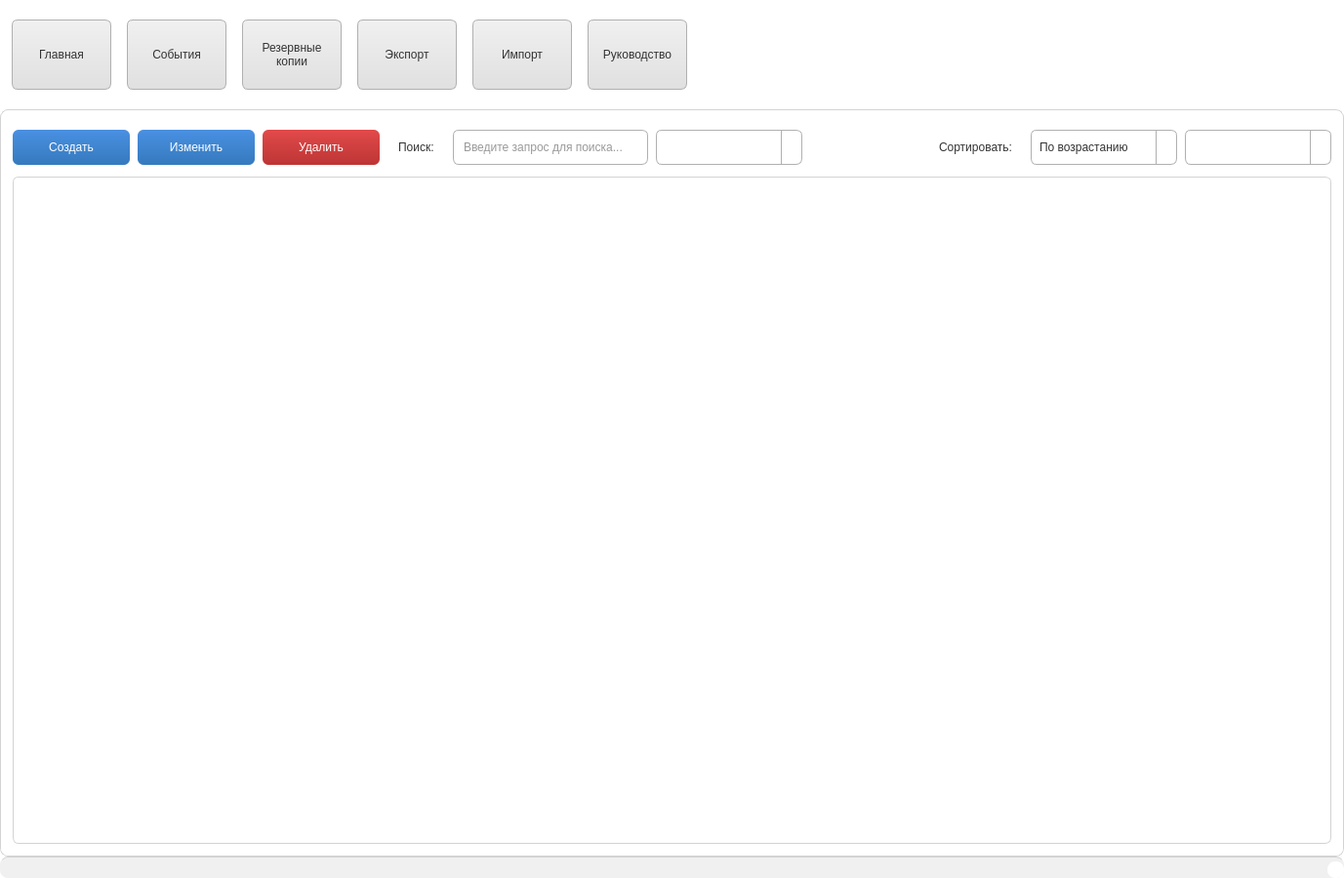
<?xml version="1.0" encoding="UTF-8"?>
<ui version="4.0">
 <class>MainWindow</class>
 <widget class="QMainWindow" name="MainWindow">
  <property name="geometry">
   <rect>
    <x>0</x>
    <y>0</y>
    <width>1377</width>
    <height>900</height>
   </rect>
  </property>
  <property name="sizePolicy">
   <sizepolicy hsizetype="Expanding" vsizetype="Expanding">
    <horstretch>0</horstretch>
    <verstretch>0</verstretch>
   </sizepolicy>
  </property>
  <property name="windowTitle">
   <string>MedShed</string>
  </property>
  <property name="styleSheet">
   <string notr="true">
    QMainWindow {
        background-color: #F5F6F5;
        font: 10pt &quot;Segoe UI&quot;;
        color: #333333;
    }
    QWidget {
        background-color: #FFFFFF;
        border-radius: 8px;
    }
   </string>
  </property>
  <widget class="QWidget" name="centralWidget">
   <property name="sizePolicy">
    <sizepolicy hsizetype="Expanding" vsizetype="Expanding">
     <horstretch>0</horstretch>
     <verstretch>0</verstretch>
    </sizepolicy>
   </property>
   <layout class="QVBoxLayout" name="verticalLayout" stretch="0,1">
    <property name="spacing">
     <number>16</number>
    </property>
    <property name="leftMargin">
     <number>0</number>
    </property>
    <property name="topMargin">
     <number>16</number>
    </property>
    <property name="rightMargin">
     <number>0</number>
    </property>
    <property name="bottomMargin">
     <number>0</number>
    </property>
    <item>
     <layout class="QHBoxLayout" name="horizontalLayout">
      <property name="spacing">
       <number>8</number>
      </property>
      <property name="leftMargin">
       <number>8</number>
      </property>
      <item>
       <widget class="QToolButton" name="main_button">
        <property name="sizePolicy">
         <sizepolicy hsizetype="Fixed" vsizetype="Fixed">
          <horstretch>0</horstretch>
          <verstretch>0</verstretch>
         </sizepolicy>
        </property>
        <property name="minimumSize">
         <size>
          <width>110</width>
          <height>80</height>
         </size>
        </property>
        <property name="maximumSize">
         <size>
          <width>110</width>
          <height>80</height>
         </size>
        </property>
        <property name="styleSheet">
         <string notr="true">
            QToolButton {
                background-color: qlineargradient(spread:pad, x1:0, y1:0, x2:0, y2:1, stop:0 #F0F0F0, stop:1 #E0E0E0);
                border: 1px solid #B0B0B0;
                border-radius: 6px;
                padding: 8px;
                margin: 4px;
                color: #333333;
                font: bold 10pt &quot;Segoe UI&quot;;
                text-align: center;
            }
            QToolButton:hover {
                background-color: qlineargradient(spread:pad, x1:0, y1:0, x2:0, y2:1, stop:0 #E0E0E0, stop:1 #D0D0D0);
                border: 1px solid #909090;
            }
            QToolButton:pressed {
                background-color: qlineargradient(spread:pad, x1:0, y1:0, x2:0, y2:1, stop:0 #D0D0D0, stop:1 #C0C0C0);
                border: 1px solid #707070;
            }
            QToolButton:checked {
                background-color: qlineargradient(spread:pad, x1:0, y1:0, x2:0, y2:1, stop:0 #A0C0FF, stop:1 #80A0FF);
                border: 1px solid #6090FF;
            }
            QToolButton::icon {
                padding-bottom: 4px;
            }
         </string>
        </property>
        <property name="text">
         <string>Главная</string>
        </property>
        <property name="icon">
         <iconset theme="QIcon::ThemeIcon::GoHome"/>
        </property>
        <property name="toolButtonStyle">
         <enum>Qt::ToolButtonStyle::ToolButtonTextUnderIcon</enum>
        </property>
       </widget>
      </item>
      <item>
       <widget class="QToolButton" name="event_button">
        <property name="sizePolicy">
         <sizepolicy hsizetype="Fixed" vsizetype="Fixed">
          <horstretch>0</horstretch>
          <verstretch>0</verstretch>
         </sizepolicy>
        </property>
        <property name="minimumSize">
         <size>
          <width>110</width>
          <height>80</height>
         </size>
        </property>
        <property name="maximumSize">
         <size>
          <width>110</width>
          <height>80</height>
         </size>
        </property>
        <property name="styleSheet">
         <string notr="true">
            QToolButton {
                background-color: qlineargradient(spread:pad, x1:0, y1:0, x2:0, y2:1, stop:0 #F0F0F0, stop:1 #E0E0E0);
                border: 1px solid #B0B0B0;
                border-radius: 6px;
                padding: 8px;
                margin: 4px;
                color: #333333;
                font: bold 10pt &quot;Segoe UI&quot;;
                text-align: center;
            }
            QToolButton:hover {
                background-color: qlineargradient(spread:pad, x1:0, y1:0, x2:0, y2:1, stop:0 #E0E0E0, stop:1 #D0D0D0);
                border: 1px solid #909090;
            }
            QToolButton:pressed {
                background-color: qlineargradient(spread:pad, x1:0, y1:0, x2:0, y2:1, stop:0 #D0D0D0, stop:1 #C0C0C0);
                border: 1px solid #707070;
            }
            QToolButton:checked {
                background-color: qlineargradient(spread:pad, x1:0, y1:0, x2:0, y2:1, stop:0 #A0C0FF, stop:1 #80A0FF);
                border: 1px solid #6090FF;
            }
            QToolButton::icon {
                padding-bottom: 4px;
            }
         </string>
        </property>
        <property name="text">
         <string>События</string>
        </property>
        <property name="icon">
         <iconset theme="QIcon::ThemeIcon::DocumentOpenRecent"/>
        </property>
        <property name="toolButtonStyle">
         <enum>Qt::ToolButtonStyle::ToolButtonTextUnderIcon</enum>
        </property>
       </widget>
      </item>
      <item>
       <widget class="QToolButton" name="backups_button">
        <property name="sizePolicy">
         <sizepolicy hsizetype="Fixed" vsizetype="Fixed">
          <horstretch>0</horstretch>
          <verstretch>0</verstretch>
         </sizepolicy>
        </property>
        <property name="minimumSize">
         <size>
          <width>110</width>
          <height>80</height>
         </size>
        </property>
        <property name="maximumSize">
         <size>
          <width>110</width>
          <height>80</height>
         </size>
        </property>
        <property name="styleSheet">
         <string notr="true">
            QToolButton {
                background-color: qlineargradient(spread:pad, x1:0, y1:0, x2:0, y2:1, stop:0 #F0F0F0, stop:1 #E0E0E0);
                border: 1px solid #B0B0B0;
                border-radius: 6px;
                padding: 8px;
                margin: 4px;
                color: #333333;
                font: bold 10pt &quot;Segoe UI&quot;;
                text-align: center;
            }
            QToolButton:hover {
                background-color: qlineargradient(spread:pad, x1:0, y1:0, x2:0, y2:1, stop:0 #E0E0E0, stop:1 #D0D0D0);
                border: 1px solid #909090;
            }
            QToolButton:pressed {
                background-color: qlineargradient(spread:pad, x1:0, y1:0, x2:0, y2:1, stop:0 #D0D0D0, stop:1 #C0C0C0);
                border: 1px solid #707070;
            }
            QToolButton:checked {
                background-color: qlineargradient(spread:pad, x1:0, y1:0, x2:0, y2:1, stop:0 #A0C0FF, stop:1 #80A0FF);
                border: 1px solid #6090FF;
            }
            QToolButton::icon {
                padding-bottom: 4px;
            }
         </string>
        </property>
        <property name="text">
         <string>Резервные
копии</string>
        </property>
        <property name="icon">
         <iconset theme="QIcon::ThemeIcon::EditCopy"/>
        </property>
        <property name="toolButtonStyle">
         <enum>Qt::ToolButtonStyle::ToolButtonTextUnderIcon</enum>
        </property>
       </widget>
      </item>
      <item>
       <widget class="QToolButton" name="export_button">
        <property name="sizePolicy">
         <sizepolicy hsizetype="Fixed" vsizetype="Fixed">
          <horstretch>0</horstretch>
          <verstretch>0</verstretch>
         </sizepolicy>
        </property>
        <property name="minimumSize">
         <size>
          <width>110</width>
          <height>80</height>
         </size>
        </property>
        <property name="maximumSize">
         <size>
          <width>110</width>
          <height>80</height>
         </size>
        </property>
        <property name="styleSheet">
         <string notr="true">
            QToolButton {
                background-color: qlineargradient(spread:pad, x1:0, y1:0, x2:0, y2:1, stop:0 #F0F0F0, stop:1 #E0E0E0);
                border: 1px solid #B0B0B0;
                border-radius: 6px;
                padding: 8px;
                margin: 4px;
                color: #333333;
                font: bold 10pt &quot;Segoe UI&quot;;
                text-align: center;
            }
            QToolButton:hover {
                background-color: qlineargradient(spread:pad, x1:0, y1:0, x2:0, y2:1, stop:0 #E0E0E0, stop:1 #D0D0D0);
                border: 1px solid #909090;
            }
            QToolButton:pressed {
                background-color: qlineargradient(spread:pad, x1:0, y1:0, x2:0, y2:1, stop:0 #D0D0D0, stop:1 #C0C0C0);
                border: 1px solid #707070;
            }
            QToolButton:checked {
                background-color: qlineargradient(spread:pad, x1:0, y1:0, x2:0, y2:1, stop:0 #A0C0FF, stop:1 #80A0FF);
                border: 1px solid #6090FF;
            }
            QToolButton::icon {
                padding-bottom: 4px;
            }
         </string>
        </property>
        <property name="text">
         <string>Экспорт</string>
        </property>
        <property name="icon">
         <iconset theme="QIcon::ThemeIcon::DocumentSend"/>
        </property>
        <property name="toolButtonStyle">
         <enum>Qt::ToolButtonStyle::ToolButtonTextUnderIcon</enum>
        </property>
       </widget>
      </item>
      <item>
       <widget class="QToolButton" name="import_button">
        <property name="sizePolicy">
         <sizepolicy hsizetype="Fixed" vsizetype="Fixed">
          <horstretch>0</horstretch>
          <verstretch>0</verstretch>
         </sizepolicy>
        </property>
        <property name="minimumSize">
         <size>
          <width>110</width>
          <height>80</height>
         </size>
        </property>
        <property name="maximumSize">
         <size>
          <width>110</width>
          <height>80</height>
         </size>
        </property>
        <property name="styleSheet">
         <string notr="true">
            QToolButton {
                background-color: qlineargradient(spread:pad, x1:0, y1:0, x2:0, y2:1, stop:0 #F0F0F0, stop:1 #E0E0E0);
                border: 1px solid #B0B0B0;
                border-radius: 6px;
                padding: 8px;
                margin: 4px;
                color: #333333;
                font: bold 10pt &quot;Segoe UI&quot;;
                text-align: center;
            }
            QToolButton:hover {
                background-color: qlineargradient(spread:pad, x1:0, y1:0, x2:0, y2:1, stop:0 #E0E0E0, stop:1 #D0D0D0);
                border: 1px solid #909090;
            }
            QToolButton:pressed {
                background-color: qlineargradient(spread:pad, x1:0, y1:0, x2:0, y2:1, stop:0 #D0D0D0, stop:1 #C0C0C0);
                border: 1px solid #707070;
            }
            QToolButton:checked {
                background-color: qlineargradient(spread:pad, x1:0, y1:0, x2:0, y2:1, stop:0 #A0C0FF, stop:1 #80A0FF);
                border: 1px solid #6090FF;
            }
            QToolButton::icon {
                padding-bottom: 4px;
            }
         </string>
        </property>
        <property name="text">
         <string>Импорт</string>
        </property>
        <property name="icon">
         <iconset theme="QIcon::ThemeIcon::MailSend"/>
        </property>
        <property name="popupMode">
         <enum>QToolButton::ToolButtonPopupMode::DelayedPopup</enum>
        </property>
        <property name="toolButtonStyle">
         <enum>Qt::ToolButtonStyle::ToolButtonTextUnderIcon</enum>
        </property>
        <property name="arrowType">
         <enum>Qt::ArrowType::NoArrow</enum>
        </property>
       </widget>
      </item>
      <item>
       <widget class="QToolButton" name="guide_button">
        <property name="minimumSize">
         <size>
          <width>110</width>
          <height>80</height>
         </size>
        </property>
        <property name="maximumSize">
         <size>
          <width>110</width>
          <height>80</height>
         </size>
        </property>
        <property name="styleSheet">
         <string notr="true">
            QToolButton {
                background-color: qlineargradient(spread:pad, x1:0, y1:0, x2:0, y2:1, stop:0 #F0F0F0, stop:1 #E0E0E0);
                border: 1px solid #B0B0B0;
                border-radius: 6px;
                padding: 8px;
                margin: 4px;
                color: #333333;
                font: bold 10pt &quot;Segoe UI&quot;;
                text-align: center;
            }
            QToolButton:hover {
                background-color: qlineargradient(spread:pad, x1:0, y1:0, x2:0, y2:1, stop:0 #E0E0E0, stop:1 #D0D0D0);
                border: 1px solid #909090;
            }
            QToolButton:pressed {
                background-color: qlineargradient(spread:pad, x1:0, y1:0, x2:0, y2:1, stop:0 #D0D0D0, stop:1 #C0C0C0);
                border: 1px solid #707070;
            }
            QToolButton:checked {
                background-color: qlineargradient(spread:pad, x1:0, y1:0, x2:0, y2:1, stop:0 #A0C0FF, stop:1 #80A0FF);
                border: 1px solid #6090FF;
            }
            QToolButton::icon {
                padding-bottom: 4px;
            }
         </string>
        </property>
        <property name="text">
         <string>Руководство</string>
        </property>
        <property name="icon">
         <iconset theme="QIcon::ThemeIcon::DocumentPageSetup"/>
        </property>
        <property name="toolButtonStyle">
         <enum>Qt::ToolButtonStyle::ToolButtonTextUnderIcon</enum>
        </property>
       </widget>
      </item>
      <item>
       <spacer name="horizontalSpacer">
        <property name="orientation">
         <enum>Qt::Orientation::Horizontal</enum>
        </property>
        <property name="sizeHint" stdset="0">
         <size>
          <width>40</width>
          <height>20</height>
         </size>
        </property>
       </spacer>
      </item>
     </layout>
    </item>
    <item>
     <widget class="QStackedWidget" name="stackedWidget">
      <property name="sizePolicy">
       <sizepolicy hsizetype="Expanding" vsizetype="Expanding">
        <horstretch>0</horstretch>
        <verstretch>1</verstretch>
       </sizepolicy>
      </property>
      <property name="styleSheet">
       <string notr="true">
        QStackedWidget {
            background-color: #FFFFFF;
            border: 1px solid #D3D3D3;
            border-radius: 8px;
            padding-top: 8px;
        }
       </string>
      </property>
      <property name="currentIndex">
       <number>0</number>
      </property>
      <widget class="QWidget" name="main_page">
       <property name="sizePolicy">
        <sizepolicy hsizetype="Expanding" vsizetype="Expanding">
         <horstretch>0</horstretch>
         <verstretch>0</verstretch>
        </sizepolicy>
       </property>
       <layout class="QVBoxLayout" name="verticalLayout_2">
        <property name="spacing">
         <number>12</number>
        </property>
        <property name="leftMargin">
         <number>12</number>
        </property>
        <property name="topMargin">
         <number>12</number>
        </property>
        <property name="rightMargin">
         <number>12</number>
        </property>
        <property name="bottomMargin">
         <number>12</number>
        </property>
        <item>
         <layout class="QHBoxLayout" name="buttonLayout">
          <property name="spacing">
           <number>8</number>
          </property>
          <item>
           <widget class="QPushButton" name="create_button">
            <property name="minimumSize">
             <size>
              <width>120</width>
              <height>36</height>
             </size>
            </property>
            <property name="styleSheet">
             <string notr="true">
                QPushButton {
                    background-color: qlineargradient(spread:pad, x1:0, y1:0, x2:0, y2:1, stop:0 #4A90E2, stop:1 #357ABD);
                    color: #FFFFFF;
                    border: none;
                    border-radius: 6px;
                    padding: 10px;
                    font: bold 10pt &quot;Segoe UI&quot;;
                }
                QPushButton:hover {
                    background-color: qlineargradient(spread:pad, x1:0, y1:0, x2:0, y2:1, stop:0 #357ABD, stop:1 #2D5D9F);
                }
                QPushButton:pressed {
                    background-color: qlineargradient(spread:pad, x1:0, y1:0, x2:0, y2:1, stop:0 #2D5D9F, stop:1 #254C80);
                }
                QPushButton:disabled {
                    background-color: #CCCCCC;
                    color: #666666;
                }
             </string>
            </property>
            <property name="text">
             <string>Создать</string>
            </property>
           </widget>
          </item>
          <item>
           <widget class="QPushButton" name="edit_button">
            <property name="minimumSize">
             <size>
              <width>120</width>
              <height>36</height>
             </size>
            </property>
            <property name="styleSheet">
             <string notr="true">
                QPushButton {
                    background-color: qlineargradient(spread:pad, x1:0, y1:0, x2:0, y2:1, stop:0 #4A90E2, stop:1 #357ABD);
                    color: #FFFFFF;
                    border: none;
                    border-radius: 6px;
                    padding: 10px;
                    font: bold 10pt &quot;Segoe UI&quot;;
                }
                QPushButton:hover {
                    background-color: qlineargradient(spread:pad, x1:0, y1:0, x2:0, y2:1, stop:0 #357ABD, stop:1 #2D5D9F);
                }
                QPushButton:pressed {
                    background-color: qlineargradient(spread:pad, x1:0, y1:0, x2:0, y2:1, stop:0 #2D5D9F, stop:1 #254C80);
                }
                QPushButton:disabled {
                    background-color: #CCCCCC;
                    color: #666666;
                }
             </string>
            </property>
            <property name="text">
             <string>Изменить</string>
            </property>
           </widget>
          </item>
          <item>
           <widget class="QPushButton" name="delete_button">
            <property name="minimumSize">
             <size>
              <width>120</width>
              <height>36</height>
             </size>
            </property>
            <property name="styleSheet">
             <string notr="true">
                QPushButton {
                    background-color: qlineargradient(spread:pad, x1:0, y1:0, x2:0, y2:1, stop:0 #E24A4A, stop:1 #BD3535);
                    color: #FFFFFF;
                    border: none;
                    border-radius: 6px;
                    padding: 10px;
                    font: bold 10pt &quot;Segoe UI&quot;;
                }
                QPushButton:hover {
                    background-color: qlineargradient(spread:pad, x1:0, y1:0, x2:0, y2:1, stop:0 #BD3535, stop:1 #9F2D2D);
                }
                QPushButton:pressed {
                    background-color: qlineargradient(spread:pad, x1:0, y1:0, x2:0, y2:1, stop:0 #9F2D2D, stop:1 #802525);
                }
                QPushButton:disabled {
                    background-color: #CCCCCC;
                    color: #666666;
                }
             </string>
            </property>
            <property name="text">
             <string>Удалить</string>
            </property>
           </widget>
          </item>
          <item>
           <widget class="QLabel" name="searchLabel">
            <property name="styleSheet">
             <string notr="true">
                QLabel {
                    color: #333333;
                    font: 10pt &quot;Segoe UI&quot;;
                    padding: 8px;
                }
             </string>
            </property>
            <property name="text">
             <string>Поиск:</string>
            </property>
           </widget>
          </item>
          <item>
           <widget class="QLineEdit" name="searchLineEdit">
            <property name="minimumSize">
             <size>
              <width>200</width>
              <height>36</height>
             </size>
            </property>
            <property name="styleSheet">
             <string notr="true">
                QLineEdit {
                    background-color: #FFFFFF;
                    border: 1px solid #B0B0B0;
                    border-radius: 6px;
                    padding: 8px;
                    color: #333333;
                    font: 10pt &quot;Segoe UI&quot;;
                }
                QLineEdit:focus {
                    border: 1px solid #4A90E2;
                    background-color: #F9FAFB;
                }
                QLineEdit::placeholder {
                    color: #999999;
                }
             </string>
            </property>
            <property name="placeholderText">
             <string>Введите запрос для поиска...</string>
            </property>
           </widget>
          </item>
          <item>
           <widget class="QComboBox" name="searchColumnComboBox">
            <property name="minimumSize">
             <size>
              <width>150</width>
              <height>36</height>
             </size>
            </property>
            <property name="styleSheet">
             <string notr="true">
                QComboBox {
                    background-color: #FFFFFF;
                    border: 1px solid #B0B0B0;
                    border-radius: 6px;
                    padding: 8px;
                    color: #333333;
                    font: 10pt &quot;Segoe UI&quot;;
                }
                QComboBox:hover {
                    border: 1px solid #909090;
                }
                QComboBox:focus {
                    border: 1px solid #4A90E2;
                }
                QComboBox::drop-down {
                    subcontrol-origin: padding;
                    subcontrol-position: top right;
                    width: 20px;
                    border-left: 1px solid #B0B0B0;
                    border-top-right-radius: 6px;
                    border-bottom-right-radius: 6px;
                }
                QComboBox::down-arrow {
                    image: url(:/icons/down-arrow.png);
                }
             </string>
            </property>
           </widget>
          </item>
          <item>
           <spacer name="horizontalSpacer_2">
            <property name="orientation">
             <enum>Qt::Orientation::Horizontal</enum>
            </property>
            <property name="sizeHint" stdset="0">
             <size>
              <width>40</width>
              <height>20</height>
             </size>
            </property>
           </spacer>
          </item>
          <item>
           <widget class="QLabel" name="sortLabel">
            <property name="styleSheet">
             <string notr="true">
                QLabel {
                    color: #333333;
                    font: 10pt &quot;Segoe UI&quot;;
                    padding: 8px;
                }
             </string>
            </property>
            <property name="text">
             <string>Сортировать:</string>
            </property>
           </widget>
          </item>
          <item>
           <widget class="QComboBox" name="sortOrderComboBox">
            <property name="minimumSize">
             <size>
              <width>150</width>
              <height>36</height>
             </size>
            </property>
            <property name="styleSheet">
             <string notr="true">
                QComboBox {
                    background-color: #FFFFFF;
                    border: 1px solid #B0B0B0;
                    border-radius: 6px;
                    padding: 8px;
                    color: #333333;
                    font: 10pt &quot;Segoe UI&quot;;
                }
                QComboBox:hover {
                    border: 1px solid #909090;
                }
                QComboBox:focus {
                    border: 1px solid #4A90E2;
                }
                QComboBox::drop-down {
                    subcontrol-origin: padding;
                    subcontrol-position: top right;
                    width: 20px;
                    border-left: 1px solid #B0B0B0;
                    border-top-right-radius: 6px;
                    border-bottom-right-radius: 6px;
                }
                QComboBox::down-arrow {
                    image: url(:/icons/down-arrow.png);
                }
             </string>
            </property>
            <item>
             <property name="text">
              <string>По возрастанию</string>
             </property>
            </item>
            <item>
             <property name="text">
              <string>По убыванию</string>
             </property>
            </item>
           </widget>
          </item>
          <item>
           <widget class="QComboBox" name="sortColumnComboBox">
            <property name="minimumSize">
             <size>
              <width>150</width>
              <height>36</height>
             </size>
            </property>
            <property name="styleSheet">
             <string notr="true">
                QComboBox {
                    background-color: #FFFFFF;
                    border: 1px solid #B0B0B0;
                    border-radius: 6px;
                    padding: 8px;
                    color: #333333;
                    font: 10pt &quot;Segoe UI&quot;;
                }
                QComboBox:hover {
                    border: 1px solid #909090;
                }
                QComboBox:focus {
                    border: 1px solid #4A90E2;
                }
                QComboBox::drop-down {
                    subcontrol-origin: padding;
                    subcontrol-position: top right;
                    width: 20px;
                    border-left: 1px solid #B0B0B0;
                    border-top-right-radius: 6px;
                    border-bottom-right-radius: 6px;
                }
                QComboBox::down-arrow {
                    image: url(:/icons/down-arrow.png);
                }
             </string>
            </property>
           </widget>
          </item>
         </layout>
        </item>
        <item>
         <widget class="QTableView" name="tableView">
          <property name="sizePolicy">
           <sizepolicy hsizetype="Expanding" vsizetype="Expanding">
            <horstretch>0</horstretch>
            <verstretch>0</verstretch>
           </sizepolicy>
          </property>
          <property name="styleSheet">
           <string notr="true"> QTableView {
                background-color: #FFFFFF;
                border: 1px solid #D3D3D3;
                gridline-color: #E0E0E0;
                font: 9pt &quot;Segoe UI&quot;;
                color: #333333;
                border-radius: 6px;
                padding: 4px;
            }
            QTableView::item {
                padding: 8px;
                white-space: normal;
                word-wrap: break-word;
                text-align: center;
            }
            QTableView::item:nth-child(even) {
                background-color: #F9FAFB;
            }
            QTableView::item:nth-child(odd) {
                background-color: #FFFFFF;
            }
            QTableView::item:selected {
                background-color: #4A90E2;
                color: #FFFFFF;
                border: 1px solid #357ABD;
            }
QHeaderView::section {
    background-color: qlineargradient(spread:pad, x1:0, y1:0, x2:0, y2:1, stop:0 #E8F5E9, stop:1 #D4EFDF);
    color: #333333;
    font: bold 10pt &quot;Segoe UI&quot;;
    padding: 8px;
    border: 1px solid #A0A0B0;
    border-bottom: 2px solid #78909C;
    text-align: center;
    min-height: 40px;
  }
            QHeaderView::section:first {
                border-left: 1px solid #D3D3D3;
            }
            QHeaderView::section:last {
                border-right: 1px solid #D3D3D3;
            }
            QScrollBar:vertical, QScrollBar:horizontal {
                background: #F0F0F0;
                border: 1px solid #D3D3D3;
                border-radius: 4px;
            }
            QScrollBar::handle {
                background: #B0B0B0;
                border-radius: 4px;
            }
            QScrollBar::handle:hover {
                background: #909090;
            }</string>
          </property>
         </widget>
        </item>
       </layout>
      </widget>
      <widget class="QWidget" name="event_page">
       <layout class="QVBoxLayout" name="verticalLayout_events">
        <property name="spacing">
         <number>12</number>
        </property>
        <property name="leftMargin">
         <number>12</number>
        </property>
        <property name="topMargin">
         <number>12</number>
        </property>
        <property name="rightMargin">
         <number>12</number>
        </property>
        <property name="bottomMargin">
         <number>12</number>
        </property>
        <item>
         <layout class="QHBoxLayout" name="eventButtonLayout">
          <property name="spacing">
           <number>8</number>
          </property>
          <item>
           <widget class="QPushButton" name="create_event_button">
            <property name="minimumSize">
             <size>
              <width>140</width>
              <height>36</height>
             </size>
            </property>
            <property name="styleSheet">
             <string notr="true">
                QPushButton {
                    background-color: qlineargradient(spread:pad, x1:0, y1:0, x2:0, y2:1, stop:0 #4A90E2, stop:1 #357ABD);
                    color: #FFFFFF;
                    border: none;
                    border-radius: 6px;
                    padding: 10px;
                    font: bold 10pt &quot;Segoe UI&quot;;
                }
                QPushButton:hover {
                    background-color: qlineargradient(spread:pad, x1:0, y1:0, x2:0, y2:1, stop:0 #357ABD, stop:1 #2D5D9F);
                }
                QPushButton:pressed {
                    background-color: qlineargradient(spread:pad, x1:0, y1:0, x2:0, y2:1, stop:0 #2D5D9F, stop:1 #254C80);
                }
                QPushButton:disabled {
                    background-color: #CCCCCC;
                    color: #666666;
                }
             </string>
            </property>
            <property name="text">
             <string>Создать событие</string>
            </property>
           </widget>
          </item>
          <item>
           <widget class="QPushButton" name="edit_event_button">
            <property name="minimumSize">
             <size>
              <width>140</width>
              <height>36</height>
             </size>
            </property>
            <property name="styleSheet">
             <string notr="true">
                QPushButton {
                    background-color: qlineargradient(spread:pad, x1:0, y1:0, x2:0, y2:1, stop:0 #4A90E2, stop:1 #357ABD);
                    color: #FFFFFF;
                    border: none;
                    border-radius: 6px;
                    padding: 10px;
                    font: bold 10pt &quot;Segoe UI&quot;;
                }
                QPushButton:hover {
                    background-color: qlineargradient(spread:pad, x1:0, y1:0, x2:0, y2:1, stop:0 #357ABD, stop:1 #2D5D9F);
                }
                QPushButton:pressed {
                    background-color: qlineargradient(spread:pad, x1:0, y1:0, x2:0, y2:1, stop:0 #2D5D9F, stop:1 #254C80);
                }
                QPushButton:disabled {
                    background-color: #CCCCCC;
                    color: #666666;
                }
             </string>
            </property>
            <property name="text">
             <string>Изменить событие</string>
            </property>
           </widget>
          </item>
          <item>
           <widget class="QPushButton" name="delete_event_button">
            <property name="minimumSize">
             <size>
              <width>140</width>
              <height>36</height>
             </size>
            </property>
            <property name="styleSheet">
             <string notr="true">
                QPushButton {
                    background-color: qlineargradient(spread:pad, x1:0, y1:0, x2:0, y2:1, stop:0 #E24A4A, stop:1 #BD3535);
                    color: #FFFFFF;
                    border: none;
                    border-radius: 6px;
                    padding: 10px;
                    font: bold 10pt &quot;Segoe UI&quot;;
                }
                QPushButton:hover {
                    background-color: qlineargradient(spread:pad, x1:0, y1:0, x2:0, y2:1, stop:0 #BD3535, stop:1 #9F2D2D);
                }
                QPushButton:pressed {
                    background-color: qlineargradient(spread:pad, x1:0, y1:0, x2:0, y2:1, stop:0 #9F2D2D, stop:1 #802525);
                }
                QPushButton:disabled {
                    background-color: #CCCCCC;
                    color: #666666;
                }
             </string>
            </property>
            <property name="text">
             <string>Удалить событие</string>
            </property>
           </widget>
          </item>
          <item>
           <spacer name="horizontalSpacer_events">
            <property name="orientation">
             <enum>Qt::Orientation::Horizontal</enum>
            </property>
            <property name="sizeHint" stdset="0">
             <size>
              <width>40</width>
              <height>20</height>
             </size>
            </property>
           </spacer>
          </item>
         </layout>
        </item>
        <item>
         <widget class="QTableView" name="eventTableView">
          <property name="sizePolicy">
           <sizepolicy hsizetype="Expanding" vsizetype="Expanding">
            <horstretch>0</horstretch>
            <verstretch>0</verstretch>
           </sizepolicy>
          </property>
          <property name="styleSheet">
           <string notr="true">
            QTableView {
                background-color: #FFFFFF;
                border: 1px solid #D3D3D3;
                gridline-color: #E0E0E0;
                font: 9pt &quot;Segoe UI&quot;;
                color: #333333;
                border-radius: 6px;
                padding: 4px;
            }
            QTableView::item {
                padding: 8px;
                white-space: normal;
                word-wrap: break-word;
                text-align: center;
            }
            QTableView::item:nth-child(even) {
                background-color: #F9FAFB;
            }
            QTableView::item:nth-child(odd) {
                background-color: #FFFFFF;
            }
            QTableView::item:selected {
                background-color: #4A90E2;
                color: #FFFFFF;
                border: 1px solid #357ABD;
            }
            QHeaderView::section {
                background-color: qlineargradient(spread:pad, x1:0, y1:0, x2:0, y2:1, stop:0 #E2E8F0, stop:1 #D3DCE5);
                color: #333333;
                font: bold 10pt &quot;Segoe UI&quot;;
                padding: 8px;
                border: 1px solid #D3D3D3;
                border-right: none;
                border-bottom: 2px solid #B0B0B0;
                text-align: center;
            }
            QHeaderView::section:first {
                border-left: 1px solid #D3D3D3;
            }
            QHeaderView::section:last {
                border-right: 1px solid #D3D3D3;
            }
            QScrollBar:vertical, QScrollBar:horizontal {
                background: #F0F0F0;
                border: 1px solid #D3D3D3;
                border-radius: 4px;
            }
            QScrollBar::handle {
                background: #B0B0B0;
                border-radius: 4px;
            }
            QScrollBar::handle:hover {
                background: #909090;
            }
           </string>
          </property>
         </widget>
        </item>
       </layout>
      </widget>
      <widget class="QWidget" name="backups_page">
       <property name="styleSheet">
        <string notr="true">
         QWidget {
             background-color: #FFFFFF;
             border: 1px solid #D3D3D3;
             border-radius: 8px;
             padding: 8px;
         }
        </string>
       </property>
      </widget>
     </widget>
    </item>
   </layout>
  </widget>
  <widget class="QStatusBar" name="statusbar">
   <property name="styleSheet">
    <string notr="true">
     QStatusBar {
         background-color: #F0F0F0;
         color: #333333;
         font: 9pt &quot;Segoe UI&quot;;
         border-top: 1px solid #D3D3D3;
         padding: 4px;
     }
    </string>
   </property>
  </widget>
 </widget>
 <resources/>
 <connections/>
</ui>
